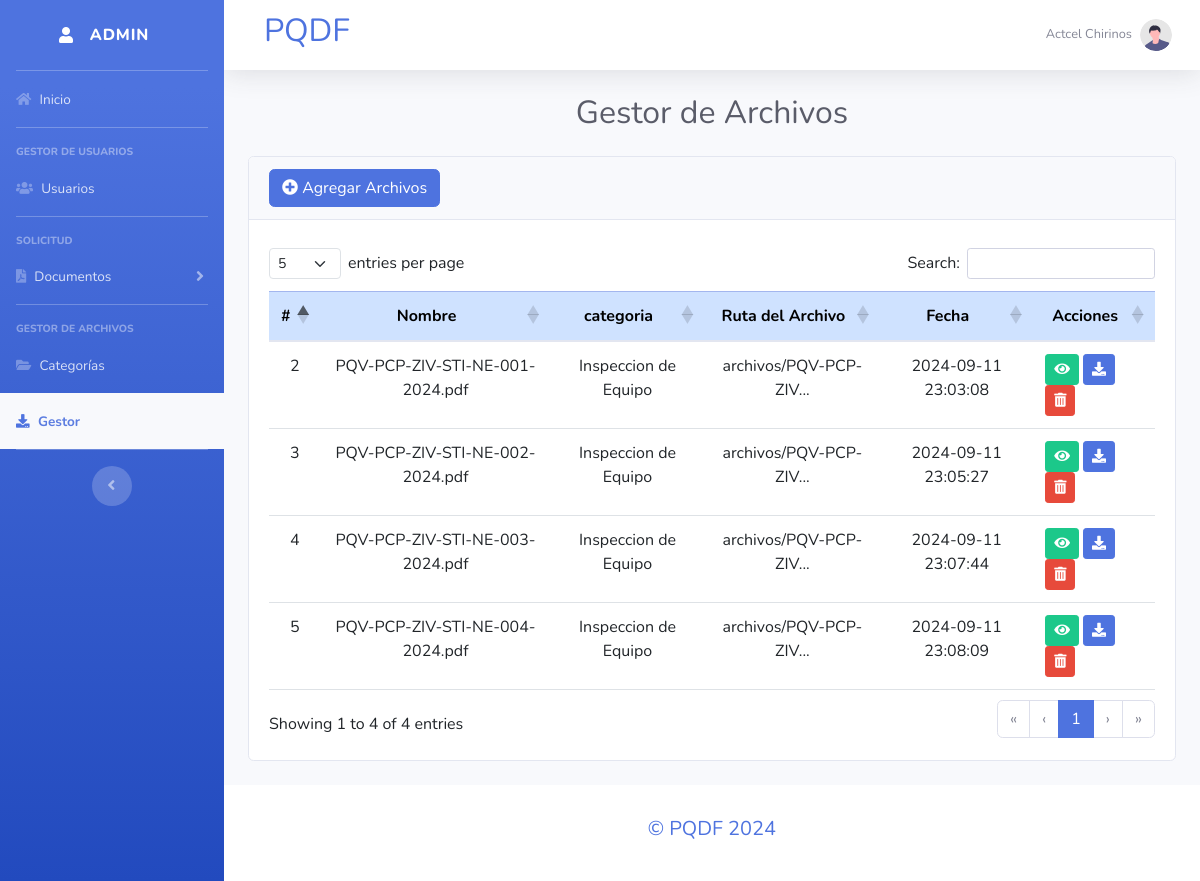
The page /secciones/documentos/index.php (signed in) on the database its author committed.
### tables this page shows
CREATE TABLE IF NOT EXISTS `documento` (
  `id` int NOT NULL AUTO_INCREMENT,
  `id_categoria` int NOT NULL,
  `nombre` varchar(50) NOT NULL,
  `tipo` varchar(150) NOT NULL,
  `ruta` text NOT NULL,
  `fecha` datetime NOT NULL DEFAULT CURRENT_TIMESTAMP,
  PRIMARY KEY (`id`)
);

CREATE TABLE IF NOT EXISTS `categorias` (
  `id` int NOT NULL AUTO_INCREMENT,
  `nombre` varchar(50) NOT NULL,
  `fechaInsert` datetime NOT NULL DEFAULT CURRENT_TIMESTAMP,
  PRIMARY KEY (`id`),
  UNIQUE KEY `nombre` (`nombre`)
);

### secciones/documentos/index.php (the view, shortened to what this page needs)
<?php
    $objeto = new Conexion();
    $conexion = $objeto->Conectar();
    $consulta=$conexion->prepare("
    SELECT documento.*, categorias.nombre AS categoria_nombre
    FROM documento
    JOIN categorias ON documento.id_categoria = categorias.id
    ");
    $consulta->execute();
    $lista_documento=$consulta->fetchAll(PDO::FETCH_ASSOC);
?>
<?php include("../../vistas/header.php")?>
<?php if($_SESSION['rol'] == 1){?>
<div class="container-fluid mt-4">
    <div class="row">
        <div class="col-md-12">
        <h2 style="text-align: center;" class="text-dark mb-4">Gestor de Archivos</h2>
            <div class="card">
                <div class="card-header">
                    <button type="button" class="btn btn-primary" data-toggle="modal" data-target="#modalAgregarArchivo">
                        <span class="fas fa-plus-circle"></span> Agregar Archivos
                    </button>
                </div>
                <div class="card-body">
                    <div class="table-responsive">
                        <table class="table table-hover" id="datatable" width="100%">
                            <thead class="table-primary">
                                <tr class="text-center">
                                    <th scope="col" class="text-center">#</th>
                                    <th scope="col" class="text-center">Nombre</th>
                                    <th scope="col" class="text-center">categoria</th>
                                    <th scope="col" class="text-center">Ruta del Archivo</th>
                                    <th scope="col" class="text-center">Fecha</th>
                                    <th scope="col" class="text-center">Acciones</th>
                                </tr>
                            </thead>
                            <tbody>
                                <?php
                                    $extensionesValidas = array('pdf');
                                    foreach($lista_documento as $registro){
                                        $rutaDescarga = "archivos/".$registro['nombre'];
                                        $nombreArchivo = $registro['nombre'];
                                        $idArchivo = $registro['id'];
                                ?>
                                <tr>
                                    <td scope="row" class="text-center"><?php echo $registro['id']; ?></td>
                                    <td scope="row" class="text-center"><?php echo $registro['nombre']; ?></td>
                                    <td scope="row" class="text-center"><?php echo $registro['categoria_nombre']; ?></td>
                                    <td scope="row" class="text-center">
                                    <?php
                                        $ruta = $registro['ruta'];
                                        $maxlength = 20;
                                        if(strlen($ruta) > $maxlength){
                                            echo substr($ruta, 0, $maxlength) . "...";
                                        } else{
                                        echo $ruta;
                                        }
                                    ?>
                                    </td>
                                    <td scope="row" class="text-center"><?php echo $registro['fecha']; ?></td>
                                    <td scope="row">
                                        <?php
                                            for($i=0; $i < count($extensionesValidas); $i++){
                                                if($extensionesValidas[$i] == $registro['tipo']){
                                        ?>
                                            <button class="btn btn-success btn-sm" data-toggle="modal" data-target="#verDocumento"
                                            onclick="obtenerDocumento(<?php echo $idArchivo?>)"><i class="fa fa-eye"></i></button>
                                        <?php
                                                }
                                            }
                                        ?>
                                        <a href="<?php echo $rutaDescarga?>" download="<?php echo $nombreArchivo ?>" class="btn btn-primary btn-sm"><i class="fas fa-download"></i></a>
                                        <button class="btn btn-danger btn-sm" onclick="eliminarArchivo(<?php echo $idArchivo; ?>)"><i class="fas fa-trash-alt"></i></button>
                                    </td>
                                </tr>
                                <?php }?>
                            </tbody>
                        </table>
                    </div>
                </div>
            </div>
        </div>
    </div>
</div>
<?php }?>
<?php include("../../vistas/footer.php")?>

### vistas/header.php (shortened to what this page needs)
<!DOCTYPE html>
<?php
    $current_page = basename($_SERVER['PHP_SELF']);
?>
<html lang="es">
    <head>
        <link href="../../plugins/fontawesome-free/css/all.min.css" rel="stylesheet" type="text/css">
        <link rel="stylesheet" href="https://cdn.jsdelivr.net/npm/bootstrap@4.0.0/dist/css/bootstrap.min.css"
>
        <link rel="stylesheet" href="../../bootstrap/css/bootstrap.min.css">
        <link rel="stylesheet" href="../../css/sb.css">
        <link rel="stylesheet" href="../../plugins/datatable/bootstrap.min.css">
        <link rel="stylesheet" href="../../plugins/datatable/dataTables.bootstrap5.css">
        <link rel="stylesheet" href="../../css/sb-admin-2.min.css">
    </head>
    <body id="page-top">
        <div id="wrapper">
            <ul class="navbar-nav bg-gradient-primary sidebar sidebar-dark accordion" id="accordionSidebar">
                <div class="sidebar-brand d-flex align-items-center justify-content-center">
                    <i class="fa fa-user"></i>
                    <span class="sidebar-brand-text mx-3">
                        <?php
                        switch($_SESSION['rol']){
                            case 1: echo'Admin';break;
                        }?>
                    </span>
                </div>
                <hr class="sidebar-divider my-0 bg-white">
                <li class="nav-item <?php echo ($current_page == 'index.php' && strpos($_SERVER['REQUEST_URI'], 'inicio') !== false)
                ? 'active' : ''; ?>">
                    <a class="nav-link" href="../inicio/index.php">
                        <i class="fas fa-home <?php echo ($current_page == 'index.php' && strpos($_SERVER['REQUEST_URI'], 'inicio') !== false)
                        ? 'text-primary' : ''; ?>"></i>
                        <span>Inicio</span>
                    </a>
                </li>
                <hr class="sidebar-divider my-0 bg-white">
                <?php if($_SESSION['rol'] == 1){?>
                    <div class="sidebar-heading mt-3">
                        Gestor de Usuarios
                    </div>
                    <li class="nav-item <?php echo ($current_page == 'index.php' && strpos($_SERVER['REQUEST_URI'], 'usuarios') !== false)
                    ? 'active' : ''; ?>">
                        <a class="nav-link" href="../usuarios/index.php">
                            <i class="fa fa-users <?php echo ($current_page == 'index.php' && strpos($_SERVER['REQUEST_URI'], 'usuarios')
                            !== false) ? 'text-primary' : ''; ?>"></i>
                            <span>Usuarios</span>
                        </a>
                    </li>
                <?php }?>
                <hr class="sidebar-divider  my-0 bg-white">
                <div class="sidebar-heading mt-3">
                    Solicitud
                </div>
                <li class="nav-item">
                    <a class="nav-link collapsed" href="#" data-toggle="collapse" data-target="#collapseUtilities"
                        aria-expanded="true" aria-controls="collapseUtilities">
                        <i class="fa fa-file-pdf"></i>
                        <span>Documentos</span>
                    </a>
                </li>
                <hr class="sidebar-divider  my-0 bg-white">
                <?php if($_SESSION['rol'] == 1){?>
                    <div class="sidebar-heading mt-3">
                        Gestor de Archivos
                    </div>
                    <li class="nav-item  <?php echo ($current_page == 'index.php' && strpos($_SERVER['REQUEST_URI'], 'categoria')
                            !== false) ? 'active' : ''; ?>">
                        <a class="nav-link" href="../categoria/index.php">
                            <i class="fa fa-folder-open  <?php echo ($current_page == 'index.php' && strpos($_SERVER['REQUEST_URI'], 'categoria')
                            !== false) ? 'text-primary' : ''; ?>"></i>
                            <span>Categorías</span>
                        </a>
                    </li>
                    <li class="nav-item  <?php echo ($current_page == 'index.php' && strpos($_SERVER['REQUEST_URI'], 'documentos')
                            !== false) ? 'active' : ''; ?>">
                        <a class="nav-link" href="../documentos/index.php">
                        <i class="fa fa-download  <?php echo ($current_page == 'index.php' && strpos($_SERVER['REQUEST_URI'], 'documentos')
                            !== false) ? 'text-primary' : ''; ?>"></i>
                        <span> Gestor</span>
                    </a>
                    </li>
                <?php }?>
                <hr class="sidebar-divider d-none d-md-block bg-white">
                <div class="text-center d-none d-md-inline">
                    <button class="rounded-circle border-0" id="sidebarToggle"></button>
                </div>
            </ul>
            <div id="content-wrapper" class="d-flex flex-column">
                <div id="content">
                    <nav class="navbar navbar-expand navbar-light bg-white topbar mb-4 static-top shadow">
                    <span><h2 class="ml-4 text-primary">PQDF</h2></span>
                        <ul class="navbar-nav ml-auto">
                            <li class="nav-item dropdown no-arrow">
                                <a class="nav-link dropdown-toggle" href="#" id="userDropdown" role="button"
                                data-toggle="dropdown" aria-haspopup="true" aria-expanded="false">
                                <span class="mr-2 d-none d-lg-inline text-gray-600 small"><?php echo $_SESSION['nombre'];?></span>
                                <img class="img-profile rounded-circle" src="../../img/undraw_profile.svg">
                                </a>
                            </li>
                        </ul>
                    </nav>

### vistas/footer.php (shortened to what this page needs)
                </div>
                <footer class="sticky-footer bg-white mt-4">
                    <div class="container my-auto">
                        <div class="copyright text-center my-auto">
                            <span><h5 class="text-primary">&copy; PQDF 2024</h5></span>
                        </div>
                    </div>
                </footer>
            </div>
        </div>
    </body>
</html>

### vistas/header.php (style rules this page uses)
.active { background-color: #f8f9fc; }
.active span { color: #5c7de0; }

### rows shown on the page
documento: id "2", nombre "PQV-PCP-ZIV-STI-NE-001-2024.pdf", id_categoria.nombre "Inspeccion de Equipo", ruta "archivos/PQV-PCP-ZIV", fecha "2024-09-11 23:03:08"
documento: id "3", nombre "PQV-PCP-ZIV-STI-NE-002-2024.pdf", id_categoria.nombre "Inspeccion de Equipo", ruta "archivos/PQV-PCP-ZIV", fecha "2024-09-11 23:05:27"
documento: id "4", nombre "PQV-PCP-ZIV-STI-NE-003-2024.pdf", id_categoria.nombre "Inspeccion de Equipo", ruta "archivos/PQV-PCP-ZIV", fecha "2024-09-11 23:07:44"
documento: id "5", nombre "PQV-PCP-ZIV-STI-NE-004-2024.pdf", id_categoria.nombre "Inspeccion de Equipo", ruta "archivos/PQV-PCP-ZIV", fecha "2024-09-11 23:08:09"

### other values the page prints
$_SESSION['nombre'] "Actcel Chirinos"
